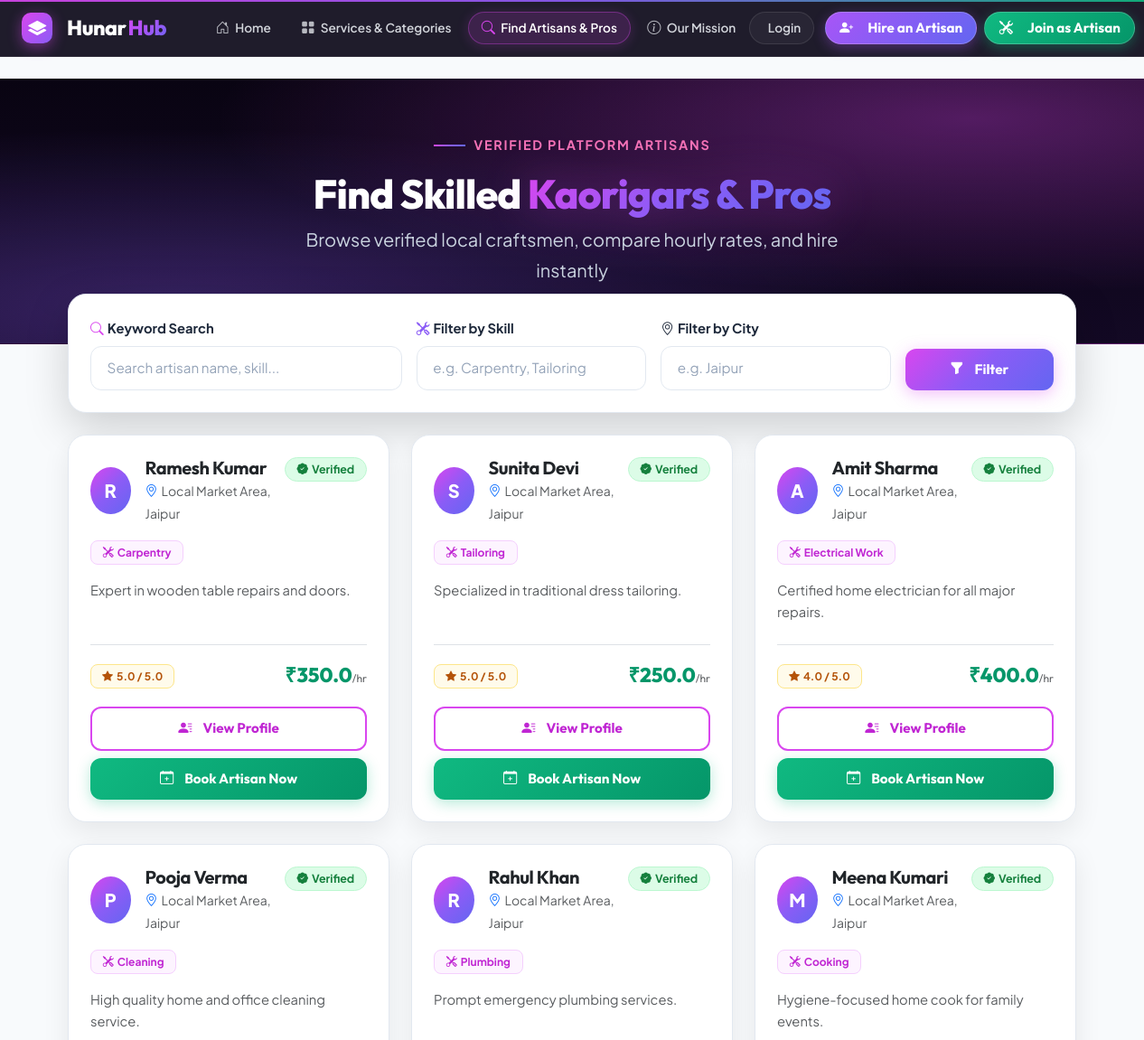
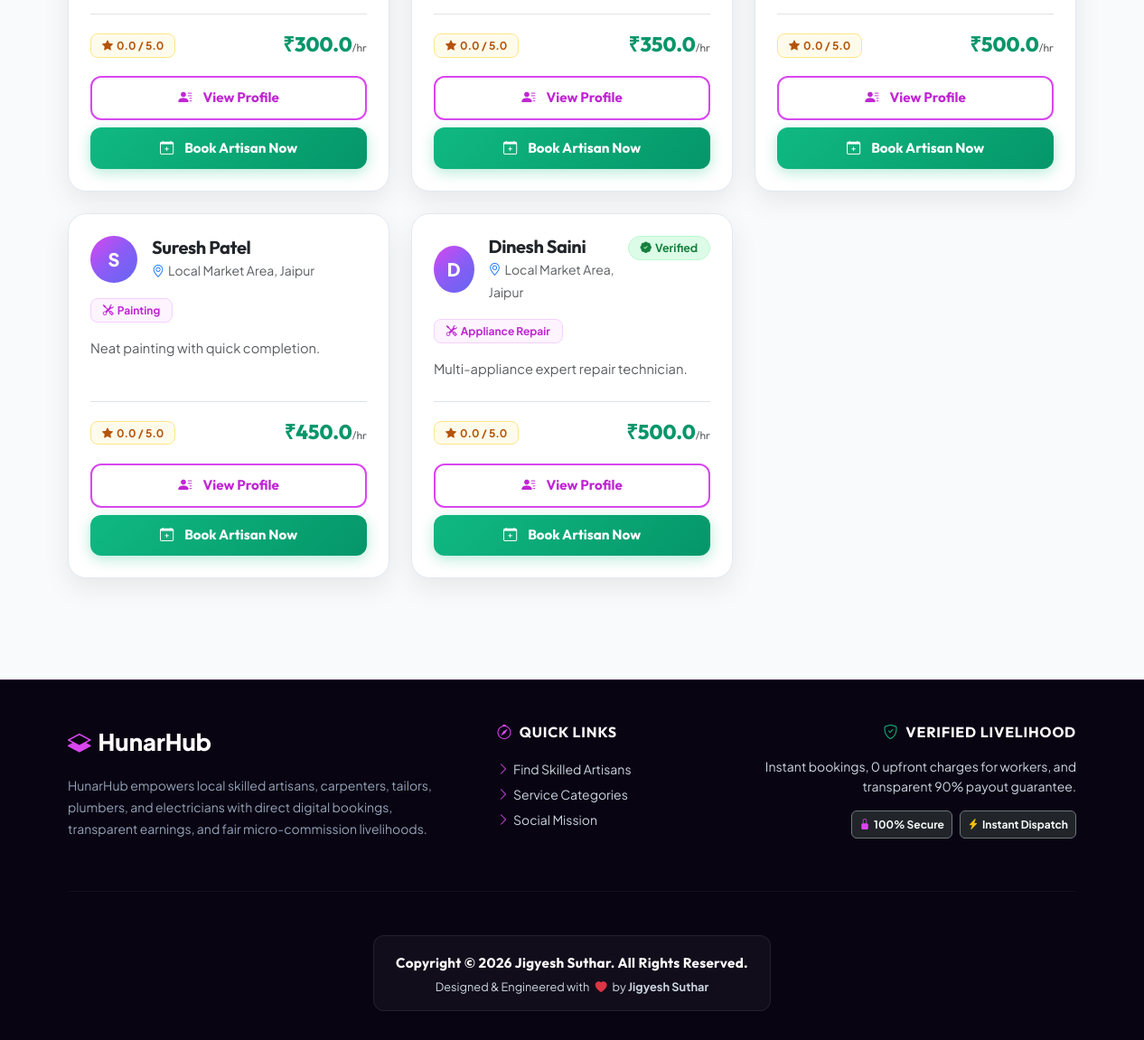
The page /workers on the database its author committed (2 pictures, top to bottom).
### tables this page shows
CREATE TABLE workers (
        id INTEGER PRIMARY KEY AUTOINCREMENT,
        user_id INTEGER UNIQUE NOT NULL,
        primary_skill TEXT NOT NULL,
        additional_skills TEXT,
        experience_years INTEGER DEFAULT 0,
        about TEXT,
        price_per_hour REAL DEFAULT 0.0,
        working_hours TEXT,
        verification_status TEXT DEFAULT 'Pending' CHECK(verification_status IN ('Pending', 'Verified', 'Rejected')),
        rating REAL DEFAULT 0.0,
        completed_jobs INTEGER DEFAULT 0,
        FOREIGN KEY (user_id) REFERENCES users (id) ON DELETE CASCADE
    );

CREATE TABLE users (
        id INTEGER PRIMARY KEY AUTOINCREMENT,
        name TEXT NOT NULL,
        email TEXT UNIQUE NOT NULL,
        phone TEXT NOT NULL,
        password_hash TEXT NOT NULL,
        role TEXT NOT NULL CHECK(role IN ('customer', 'worker', 'admin')),
        city TEXT,
        area TEXT,
        address TEXT,
        created_at DATETIME DEFAULT CURRENT_TIMESTAMP
    );

### app.py (the view)
@app.route('/workers')
def workers():
    skill_filter = request.args.get('skill', '')
    city_filter = request.args.get('city', '')
    search_query = request.args.get('q', '')
    db = get_db()
    query = '''
        SELECT w.*, u.name, u.city, u.area, u.phone
        FROM workers w
        JOIN users u ON w.user_id = u.id
        WHERE 1=1
    '''
    params = []
    if skill_filter:
        query += ' AND (w.primary_skill LIKE ? OR w.additional_skills LIKE ?)'
        params.extend([f'%{skill_filter}%', f'%{skill_filter}%'])
    if city_filter:
        query += ' AND u.city LIKE ?'
        params.append(f'%{city_filter}%')
    if search_query:
        query += ' AND (u.name LIKE ? OR w.primary_skill LIKE ? OR u.city LIKE ? OR u.area LIKE ?)'
        params.extend([f'%{search_query}%', f'%{search_query}%', f'%{search_query}%', f'%{search_query}%'])
    query += ' ORDER BY w.rating DESC'
    workers_list = db.execute(query, params).fetchall()
    return render_template('workers.html', workers=workers_list, skill_filter=skill_filter, city_filter=city_filter, search_query=search_query)

### app.py (called while the page is built, shortened)
def get_db():
    if 'db' not in g:
        g.db = sqlite3.connect(DATABASE)
        g.db.row_factory = sqlite3.Row
    return g.db

@app.before_request
def load_logged_in_user():
    user_id = session.get('user_id')
    if user_id is None:
        g.user = None
        g.notifications = []

### templates/workers.html (shortened to what this page needs)
{% extends 'base.html' %}
{% block content %}
<div class="page-header text-center">
  <div class="container">
    <div class="hero-eyebrow animate-fade-in" style="justify-content: center;">
      Verified Platform Artisans
    </div>
    <h1 class="hero-title animate-fade-in mb-2" style="font-size: 2.8rem;">
      Find Skilled <span>Kaorigars & Pros</span>
    </h1>
    <p class="hero-subtitle animate-fade-in mb-0" style="max-width: 600px;">
      Browse verified local craftsmen, compare hourly rates, and hire instantly
    </p>
  </div>
</div>
<div class="container overlap-container">
  <div class="card p-4 mb-4 shadow-lg">
    <form method="GET" action="{{ url_for('workers') }}" class="row g-3">
      <div class="col-md-4">
        <label class="form-label"><i class="bi bi-search me-1" style="color: #d946ef;"></i>Keyword Search</label>
        <input type="text" name="q" class="form-control" placeholder="Search artisan name, skill..." value="{{ search_query }}">
      </div>
      <div class="col-md-3">
        <label class="form-label"><i class="bi bi-tools me-1" style="color: #8b5cf6;"></i>Filter by Skill</label>
        <input type="text" name="skill" class="form-control" placeholder="e.g. Carpentry, Tailoring" value="{{ skill_filter }}">
      </div>
      <div class="col-md-3">
        <label class="form-label"><i class="bi bi-geo-alt me-1 text-emerald"></i>Filter by City</label>
        <input type="text" name="city" class="form-control" placeholder="e.g. Jaipur" value="{{ city_filter }}">
      </div>
      <div class="col-md-2 d-flex align-items-end">
        <button type="submit" class="btn btn-primary w-100"><i class="bi bi-funnel-fill me-1"></i>Filter</button>
      </div>
    </form>
  </div>
  <div class="row g-4">
    {% if workers %}
      {% for worker in workers %}
      <div class="col-md-6 col-lg-4">
        <div class="card h-100 p-4">
          <div class="card-body p-0 d-flex flex-column">
            <div class="d-flex justify-content-between align-items-start mb-3">
              <div class="d-flex align-items-center gap-3">
                <div class="rounded-circle d-flex align-items-center justify-content-center" style="width: 52px; height: 52px; background: var(--gradient-magenta); color: #fff; font-weight: 800; font-size: 1.25rem;">
                  {{ worker.name[0] }}
                </div>
                <div>
                  <h5 class="fw-bold mb-0 text-dark">{{ worker.name }}</h5>
                  <span class="text-muted small"><i class="bi bi-geo-alt me-1 text-primary"></i>{{ worker.area }}, {{ worker.city }}</span>
                </div>
              </div>
              {% if worker.verification_status == 'Verified' %}
                <span class="badge badge-verified"><i class="bi bi-patch-check-fill me-1"></i>Verified</span>
              {% endif %}
            </div>
            <div class="mb-3">
              <span class="badge badge-skill"><i class="bi bi-tools me-1"></i>{{ worker.primary_skill }}</span>
            </div>
            <p class="text-muted small mb-4 flex-grow-1" style="line-height: 1.65; font-size: 0.92rem;">
              {{ worker.about | truncate(110) }}
            </p>
            <div class="d-flex justify-content-between align-items-center pt-3 border-top mb-3">
              <span class="badge bg-warning"><i class="bi bi-star-fill me-1"></i>{{ worker.rating }} / 5.0</span>
              <div class="price-tag">
                ₹{{ worker.price_per_hour }}<small class="text-muted fs-6" style="font-weight:400; font-size:0.75rem !important;">/hr</small>
              </div>
            </div>
            <div class="d-grid gap-2">
              <a href="{{ url_for('worker_profile', worker_id=worker.id) }}" class="btn btn-outline-primary btn-sm">
                <i class="bi bi-person-lines-fill me-1"></i>View Profile
              </a>
              <a href="{{ url_for('book_worker', worker_id=worker.id) }}" class="btn btn-success btn-sm">
                <i class="bi bi-calendar-plus me-1"></i>Book Artisan Now
              </a>
            </div>
          </div>
        </div>
      </div>
      {% endfor %}
    {% endif %}
  </div>
</div>
{% endblock %}

### static/css/style.css (style rules this page uses)
:root { --hero-bg: #090412; --hero-bg-alt: #130924; --bg-main: #f8fafc; --bg-card: #ffffff; --border-light: #e2e8f0; --border-hover: rgba(217, 70, 239, 0.4); --magenta: #d946ef; --magenta-dark: #c026d3; --purple: #8b5cf6; --indigo: #6366f1; --emerald: #10b981; --amber: #f59e0b; --text-dark: #0f172a; --text-main: #334155; --text-muted: #64748b; --gradient-magenta: linear-gradient(135deg, #d946ef 0%, #8b5cf6 50%, #6366f1 100%); --gradient-dark-hero: radial-gradient(at 85% 15%, rgba(217, 70, 239, 0.35) 0px, transparent 55%), radial-gradient(at 15% 85%, rgba(139, 92, 246, 0.3) 0px, transparent 55%), linear-gradient(180deg, #090412 0%, #130924 100%); }
* { box-sizing: border-box; }
html { scroll-behavior: smooth; }
body { min-height: 100vh; margin: 0; background-color: var(--bg-main); color: var(--text-main); font-family: 'Plus Jakarta Sans', sans-serif; line-height: 1.6; }
h1, h2, h3, h4, h5, h6, .navbar-brand { font-family: 'Outfit', sans-serif; letter-spacing: -0.02em; font-weight: 700; }
a { color: var(--magenta); text-decoration: none; transition: all 0.25s ease; }
.animate-fade-in { animation: fadeInUp 0.6s cubic-bezier(0.16, 1, 0.3, 1) forwards; }
.hero-eyebrow { display: inline-flex; align-items: center; gap: 0.6rem; color: #f472b6; font-weight: 700; font-size: 0.9rem; text-transform: uppercase; letter-spacing: 0.12em; margin-bottom: 1rem; }
.hero-eyebrow::before { content: ''; display: inline-block; width: 35px; height: 2px; background: var(--gradient-magenta); }
.hero-title { font-size: 3.6rem; font-weight: 800; line-height: 1.15; color: #ffffff; margin-bottom: 1.4rem; }
.hero-title span { background: var(--gradient-magenta); -webkit-background-clip: text; -webkit-text-fill-color: transparent; filter: drop-shadow(0 0 25px rgba(217, 70, 239, 0.4)); }
.hero-subtitle { font-size: 1.25rem; color: #cbd5e1; max-width: 750px; margin: 0 auto 2.5rem; line-height: 1.7; }
.page-header { background: var(--gradient-dark-hero); padding: 3.5rem 0 4rem; color: #ffffff; border-bottom: 1px solid rgba(217, 70, 239, 0.2); margin-bottom: 0; }
.page-header h1 { color: #ffffff; font-size: 2.6rem; }
.page-header p { color: #cbd5e1; }
.overlap-container { margin-top: -3.5rem; position: relative; z-index: 10; }
.card { background: var(--bg-card) !important; border: 1px solid var(--border-light) !important; border-radius: 20px !important; color: var(--text-main); box-shadow: 0 10px 30px rgba(9, 4, 18, 0.08); transition: all 0.35s cubic-bezier(0.16, 1, 0.3, 1) !important; overflow: hidden; }
.btn { font-family: 'Outfit', sans-serif; font-weight: 700; padding: 0.7rem 1.6rem; border-radius: 12px; transition: all 0.3s cubic-bezier(0.16, 1, 0.3, 1); display: inline-flex; align-items: center; justify-content: center; gap: 0.5rem; font-size: 0.95rem; }
.btn-primary { background: var(--gradient-magenta) !important; border: none !important; color: #ffffff !important; box-shadow: 0 4px 18px rgba(217, 70, 239, 0.35); }
.btn-success { background: linear-gradient(135deg, #10b981 0%, #059669 100%) !important; border: none !important; color: #ffffff !important; box-shadow: 0 4px 15px rgba(16, 185, 129, 0.3); }
.btn-outline-primary { background: #ffffff !important; border: 2px solid #d946ef !important; color: #c026d3 !important; }
.badge-verified { background: #dcfce7; color: #15803d; border: 1px solid #bbf7d0; padding: 0.38rem 0.8rem; border-radius: 20px; font-weight: 700; font-size: 0.78rem; }
.badge-skill { background: #fdf4ff; color: #c026d3; border: 1px solid #f5d0fe; padding: 0.38rem 0.8rem; border-radius: 8px; font-weight: 700; }
.badge.bg-warning { background: #fffbeb !important; color: #b45309 !important; border: 1px solid #fde68a; padding: 0.38rem 0.75rem; border-radius: 8px; font-weight: 700; }
.price-tag { font-family: 'Outfit', sans-serif; font-size: 1.4rem; font-weight: 800; color: #059669; }
.form-control, .form-select { background: #ffffff !important; border: 1.5px solid #e2e8f0 !important; border-radius: 12px !important; color: var(--text-dark) !important; padding: 0.75rem 1.1rem !important; font-size: 0.95rem; transition: all 0.25s ease !important; }
.form-label { color: #1e293b; font-weight: 700; font-size: 0.92rem; margin-bottom: 0.45rem; }
.form-control::placeholder { color: #94a3b8 !important; }

### rows shown on the page
workers: name "R", name "Ramesh Kumar", area "Local Market Area", city "Jaipur", verification_status "Verified" (drawn), primary_skill "Carpentry", about "Expert in wooden table repairs and doors.", rating "5.0", price_per_hour "350.0"
workers: name "S", name "Sunita Devi", area "Local Market Area", city "Jaipur", verification_status "Verified" (drawn), primary_skill "Tailoring", about "Specialized in traditional dress tailoring.", rating "5.0", price_per_hour "250.0"
workers: name "A", name "Amit Sharma", area "Local Market Area", city "Jaipur", verification_status "Verified" (drawn), primary_skill "Electrical Work", about "Certified home electrician for all major repairs.", rating "4.0", price_per_hour "400.0"
workers: name "P", name "Pooja Verma", area "Local Market Area", city "Jaipur", verification_status "Verified" (drawn), primary_skill "Cleaning", about "High quality home and office cleaning service.", rating "0.0", price_per_hour "300.0"
workers: name "R", name "Rahul Khan", area "Local Market Area", city "Jaipur", verification_status "Verified" (drawn), primary_skill "Plumbing", about "Prompt emergency plumbing services.", rating "0.0", price_per_hour "350.0"
workers: name "M", name "Meena Kumari", area "Local Market Area", city "Jaipur", verification_status "Verified" (drawn), primary_skill "Cooking", about "Hygiene-focused home cook for family events.", rating "0.0", price_per_hour "500.0"
workers: name "S", name "Suresh Patel", area "Local Market Area", city "Jaipur", primary_skill "Painting", about "Neat painting with quick completion.", rating "0.0", price_per_hour "450.0"
workers: name "D", name "Dinesh Saini", area "Local Market Area", city "Jaipur", verification_status "Verified" (drawn), primary_skill "Appliance Repair", about "Multi-appliance expert repair technician.", rating "0.0", price_per_hour "500.0"
